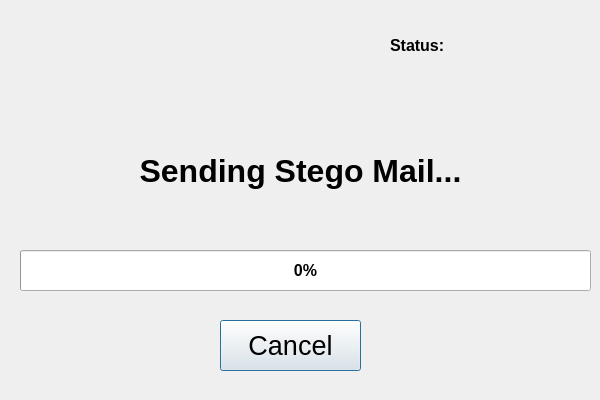
<?xml version="1.0" encoding="UTF-8"?>
<ui version="4.0">
 <class>Dialog</class>
 <widget class="QDialog" name="Dialog">
  <property name="geometry">
   <rect>
    <x>0</x>
    <y>0</y>
    <width>600</width>
    <height>400</height>
   </rect>
  </property>
  <property name="font">
   <font>
    <pointsize>12</pointsize>
   </font>
  </property>
  <property name="windowTitle">
   <string>Dialog</string>
  </property>
  <widget class="QProgressBar" name="progressBar">
   <property name="geometry">
    <rect>
     <x>20</x>
     <y>250</y>
     <width>571</width>
     <height>41</height>
    </rect>
   </property>
   <property name="font">
    <font>
     <pointsize>12</pointsize>
     <weight>75</weight>
     <bold>true</bold>
    </font>
   </property>
   <property name="value">
    <number>0</number>
   </property>
  </widget>
  <widget class="QPushButton" name="btnCancel">
   <property name="geometry">
    <rect>
     <x>220</x>
     <y>320</y>
     <width>141</width>
     <height>51</height>
    </rect>
   </property>
   <property name="font">
    <font>
     <pointsize>20</pointsize>
    </font>
   </property>
   <property name="text">
    <string>Cancel</string>
   </property>
  </widget>
  <widget class="QLabel" name="txtTitle">
   <property name="geometry">
    <rect>
     <x>60</x>
     <y>140</y>
     <width>481</width>
     <height>61</height>
    </rect>
   </property>
   <property name="font">
    <font>
     <pointsize>24</pointsize>
     <weight>75</weight>
     <bold>true</bold>
    </font>
   </property>
   <property name="text">
    <string>Sending Stego Mail...</string>
   </property>
   <property name="alignment">
    <set>Qt::AlignCenter</set>
   </property>
  </widget>
  <widget class="QLabel" name="txtStatus">
   <property name="geometry">
    <rect>
     <x>390</x>
     <y>30</y>
     <width>201</width>
     <height>31</height>
    </rect>
   </property>
   <property name="font">
    <font>
     <pointsize>12</pointsize>
     <weight>75</weight>
     <bold>true</bold>
    </font>
   </property>
   <property name="text">
    <string>Status:</string>
   </property>
  </widget>
 </widget>
 <resources/>
 <connections/>
</ui>
